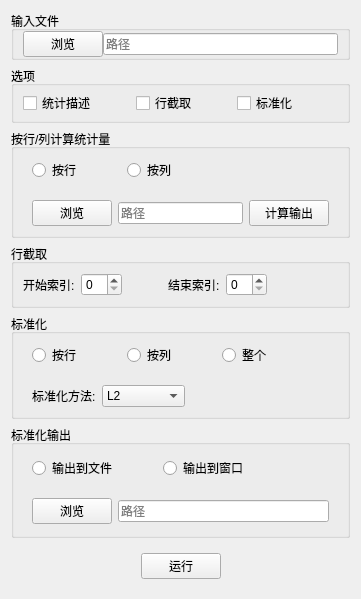
    <widget class="QWidget" name="pagePro">
     <layout class="QVBoxLayout" name="verticalLayout_8">
      <item>
       <widget class="QGroupBox" name="groupBox_12">
        <property name="title">
         <string>输入文件</string>
        </property>
        <layout class="QHBoxLayout" name="horizontalLayout_16">
         <property name="spacing">
          <number>0</number>
         </property>
         <property name="topMargin">
          <number>0</number>
         </property>
         <property name="bottomMargin">
          <number>0</number>
         </property>
         <item>
          <widget class="QPushButton" name="btProIn">
           <property name="text">
            <string>浏览</string>
           </property>
          </widget>
         </item>
         <item>
          <widget class="QLineEdit" name="leProIn">
           <property name="placeholderText">
            <string>路径</string>
           </property>
          </widget>
         </item>
        </layout>
       </widget>
      </item>
      <item>
       <widget class="QGroupBox" name="groupBox_13">
        <property name="title">
         <string>选项</string>
        </property>
        <layout class="QHBoxLayout" name="horizontalLayout_38">
         <property name="spacing">
          <number>0</number>
         </property>
         <property name="topMargin">
          <number>5</number>
         </property>
         <property name="bottomMargin">
          <number>5</number>
         </property>
         <item>
          <widget class="QCheckBox" name="cbSt">
           <property name="text">
            <string>统计描述</string>
           </property>
          </widget>
         </item>
         <item>
          <spacer name="horizontalSpacer_20">
           <property name="orientation">
            <enum>Qt::Horizontal</enum>
           </property>
           <property name="sizeType">
            <enum>QSizePolicy::Minimum</enum>
           </property>
           <property name="sizeHint" stdset="0">
            <size>
             <width>40</width>
             <height>20</height>
            </size>
           </property>
          </spacer>
         </item>
         <item>
          <widget class="QCheckBox" name="cbLine">
           <property name="text">
            <string>行截取</string>
           </property>
          </widget>
         </item>
         <item>
          <spacer name="horizontalSpacer_19">
           <property name="orientation">
            <enum>Qt::Horizontal</enum>
           </property>
           <property name="sizeType">
            <enum>QSizePolicy::Minimum</enum>
           </property>
           <property name="sizeHint" stdset="0">
            <size>
             <width>40</width>
             <height>20</height>
            </size>
           </property>
          </spacer>
         </item>
         <item>
          <widget class="QCheckBox" name="cbNorm">
           <property name="text">
            <string>标准化</string>
           </property>
          </widget>
         </item>
         <item>
          <spacer name="horizontalSpacer_8">
           <property name="orientation">
            <enum>Qt::Horizontal</enum>
           </property>
           <property name="sizeHint" stdset="0">
            <size>
             <width>40</width>
             <height>20</height>
            </size>
           </property>
          </spacer>
         </item>
        </layout>
       </widget>
      </item>
      <item>
       <widget class="QGroupBox" name="gpSt">
        <property name="title">
         <string>按行/列计算统计量</string>
        </property>
        <layout class="QVBoxLayout" name="verticalLayout_11">
         <property name="spacing">
          <number>0</number>
         </property>
         <property name="topMargin">
          <number>0</number>
         </property>
         <property name="bottomMargin">
          <number>0</number>
         </property>
         <item>
          <widget class="QWidget" name="widget_10" native="true">
           <layout class="QHBoxLayout" name="horizontalLayout_42">
            <item>
             <widget class="QRadioButton" name="byR1">
              <property name="text">
               <string>按行</string>
              </property>
             </widget>
            </item>
            <item>
             <spacer name="horizontalSpacer_64">
              <property name="orientation">
               <enum>Qt::Horizontal</enum>
              </property>
              <property name="sizeType">
               <enum>QSizePolicy::Minimum</enum>
              </property>
              <property name="sizeHint" stdset="0">
               <size>
                <width>40</width>
                <height>20</height>
               </size>
              </property>
             </spacer>
            </item>
            <item>
             <widget class="QRadioButton" name="byC1">
              <property name="text">
               <string>按列</string>
              </property>
             </widget>
            </item>
            <item>
             <spacer name="horizontalSpacer_63">
              <property name="orientation">
               <enum>Qt::Horizontal</enum>
              </property>
              <property name="sizeHint" stdset="0">
               <size>
                <width>40</width>
                <height>20</height>
               </size>
              </property>
             </spacer>
            </item>
           </layout>
          </widget>
         </item>
         <item>
          <widget class="QWidget" name="widget_11" native="true">
           <layout class="QHBoxLayout" name="horizontalLayout_43">
            <item>
             <widget class="QPushButton" name="btProOut_2">
              <property name="text">
               <string>浏览</string>
              </property>
             </widget>
            </item>
            <item>
             <widget class="QLineEdit" name="leProOut_2">
              <property name="placeholderText">
               <string>路径</string>
              </property>
             </widget>
            </item>
            <item>
             <widget class="QPushButton" name="stBt">
              <property name="text">
               <string>计算输出</string>
              </property>
             </widget>
            </item>
           </layout>
          </widget>
         </item>
        </layout>
       </widget>
      </item>
      <item>
       <widget class="QGroupBox" name="gpLine">
        <property name="title">
         <string>行截取</string>
        </property>
        <layout class="QHBoxLayout" name="horizontalLayout_39">
         <item>
          <widget class="QLabel" name="label_10">
           <property name="text">
            <string>开始索引:</string>
           </property>
          </widget>
         </item>
         <item>
          <widget class="QSpinBox" name="s_id"/>
         </item>
         <item>
          <spacer name="horizontalSpacer_59">
           <property name="orientation">
            <enum>Qt::Horizontal</enum>
           </property>
           <property name="sizeType">
            <enum>QSizePolicy::Minimum</enum>
           </property>
           <property name="sizeHint" stdset="0">
            <size>
             <width>40</width>
             <height>20</height>
            </size>
           </property>
          </spacer>
         </item>
         <item>
          <widget class="QLabel" name="label_11">
           <property name="text">
            <string>结束索引:</string>
           </property>
          </widget>
         </item>
         <item>
          <widget class="QSpinBox" name="e_id"/>
         </item>
         <item>
          <spacer name="horizontalSpacer_53">
           <property name="orientation">
            <enum>Qt::Horizontal</enum>
           </property>
           <property name="sizeHint" stdset="0">
            <size>
             <width>40</width>
             <height>20</height>
            </size>
           </property>
          </spacer>
         </item>
        </layout>
       </widget>
      </item>
      <item>
       <widget class="QGroupBox" name="gpNorm">
        <property name="title">
         <string>标准化</string>
        </property>
        <layout class="QVBoxLayout" name="verticalLayout_10">
         <property name="spacing">
          <number>0</number>
         </property>
         <property name="topMargin">
          <number>0</number>
         </property>
         <property name="bottomMargin">
          <number>0</number>
         </property>
         <item>
          <widget class="QWidget" name="widget_7" native="true">
           <layout class="QHBoxLayout" name="horizontalLayout_40">
            <item>
             <widget class="QRadioButton" name="byR2">
              <property name="text">
               <string>按行</string>
              </property>
             </widget>
            </item>
            <item>
             <spacer name="horizontalSpacer_61">
              <property name="orientation">
               <enum>Qt::Horizontal</enum>
              </property>
              <property name="sizeType">
               <enum>QSizePolicy::Minimum</enum>
              </property>
              <property name="sizeHint" stdset="0">
               <size>
                <width>40</width>
                <height>20</height>
               </size>
              </property>
             </spacer>
            </item>
            <item>
             <widget class="QRadioButton" name="byC2">
              <property name="text">
               <string>按列</string>
              </property>
             </widget>
            </item>
            <item>
             <spacer name="horizontalSpacer_70">
              <property name="orientation">
               <enum>Qt::Horizontal</enum>
              </property>
              <property name="sizeType">
               <enum>QSizePolicy::Minimum</enum>
              </property>
              <property name="sizeHint" stdset="0">
               <size>
                <width>40</width>
                <height>20</height>
               </size>
              </property>
             </spacer>
            </item>
            <item>
             <widget class="QRadioButton" name="byAll">
              <property name="text">
               <string>整个</string>
              </property>
             </widget>
            </item>
            <item>
             <spacer name="horizontalSpacer_60">
              <property name="orientation">
               <enum>Qt::Horizontal</enum>
              </property>
              <property name="sizeHint" stdset="0">
               <size>
                <width>40</width>
                <height>20</height>
               </size>
              </property>
             </spacer>
            </item>
           </layout>
          </widget>
         </item>
         <item>
          <widget class="QWidget" name="widget_8" native="true">
           <layout class="QHBoxLayout" name="horizontalLayout_41">
            <item>
             <widget class="QLabel" name="label_12">
              <property name="text">
               <string>标准化方法:</string>
              </property>
             </widget>
            </item>
            <item>
             <widget class="QComboBox" name="cbNormA">
              <item>
               <property name="text">
                <string>L2</string>
               </property>
              </item>
              <item>
               <property name="text">
                <string>minmax</string>
               </property>
              </item>
              <item>
               <property name="text">
                <string>zscore</string>
               </property>
              </item>
              <item>
               <property name="text">
                <string>centralize</string>
               </property>
              </item>
             </widget>
            </item>
            <item>
             <spacer name="horizontalSpacer_62">
              <property name="orientation">
               <enum>Qt::Horizontal</enum>
              </property>
              <property name="sizeHint" stdset="0">
               <size>
                <width>40</width>
                <height>20</height>
               </size>
              </property>
             </spacer>
            </item>
           </layout>
          </widget>
         </item>
        </layout>
       </widget>
      </item>
      <item>
       <widget class="QGroupBox" name="groupBox_17">
        <property name="title">
         <string>标准化输出</string>
        </property>
        <layout class="QVBoxLayout" name="verticalLayout_14">
         <property name="spacing">
          <number>0</number>
         </property>
         <property name="topMargin">
          <number>2</number>
         </property>
         <property name="bottomMargin">
          <number>2</number>
         </property>
         <item>
          <widget class="QWidget" name="widget_24" native="true">
           <layout class="QHBoxLayout" name="horizontalLayout_46">
            <item>
             <widget class="QRadioButton" name="pro2file">
              <property name="text">
               <string>输出到文件</string>
              </property>
             </widget>
            </item>
            <item>
             <spacer name="horizontalSpacer_68">
              <property name="orientation">
               <enum>Qt::Horizontal</enum>
              </property>
              <property name="sizeType">
               <enum>QSizePolicy::Minimum</enum>
              </property>
              <property name="sizeHint" stdset="0">
               <size>
                <width>40</width>
                <height>20</height>
               </size>
              </property>
             </spacer>
            </item>
            <item>
             <widget class="QRadioButton" name="pro2win">
              <property name="text">
               <string>输出到窗口</string>
              </property>
             </widget>
            </item>
            <item>
             <spacer name="horizontalSpacer_67">
              <property name="orientation">
               <enum>Qt::Horizontal</enum>
              </property>
              <property name="sizeHint" stdset="0">
               <size>
                <width>40</width>
                <height>20</height>
               </size>
              </property>
             </spacer>
            </item>
           </layout>
          </widget>
         </item>
         <item>
          <widget class="QWidget" name="fileWid" native="true">
           <layout class="QHBoxLayout" name="horizontalLayout_44">
            <item>
             <widget class="QPushButton" name="btProOut">
              <property name="text">
               <string>浏览</string>
              </property>
             </widget>
            </item>
            <item>
             <widget class="QLineEdit" name="leProOut">
              <property name="placeholderText">
               <string>路径</string>
              </property>
             </widget>
            </item>
           </layout>
          </widget>
         </item>
        </layout>
       </widget>
      </item>
      <item>
       <widget class="QWidget" name="widget_19" native="true">
        <layout class="QHBoxLayout" name="horizontalLayout_45">
         <item>
          <spacer name="horizontalSpacer_65">
           <property name="orientation">
            <enum>Qt::Horizontal</enum>
           </property>
           <property name="sizeHint" stdset="0">
            <size>
             <width>40</width>
             <height>20</height>
            </size>
           </property>
          </spacer>
         </item>
         <item>
          <widget class="QPushButton" name="proBt">
           <property name="text">
            <string>运行</string>
           </property>
          </widget>
         </item>
         <item>
          <spacer name="horizontalSpacer_66">
           <property name="orientation">
            <enum>Qt::Horizontal</enum>
           </property>
           <property name="sizeHint" stdset="0">
            <size>
             <width>40</width>
             <height>20</height>
            </size>
           </property>
          </spacer>
         </item>
        </layout>
       </widget>
      </item>
     </layout>
    </widget>
